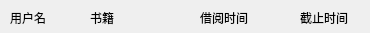
<?xml version="1.0" encoding="UTF-8"?>
<ui version="4.0">
 <class>itemform4</class>
 <widget class="QWidget" name="itemform4">
  <property name="geometry">
   <rect>
    <x>0</x>
    <y>0</y>
    <width>370</width>
    <height>33</height>
   </rect>
  </property>
  <property name="windowTitle">
   <string>Form</string>
  </property>
  <widget class="QLabel" name="label">
   <property name="geometry">
    <rect>
     <x>10</x>
     <y>10</y>
     <width>72</width>
     <height>15</height>
    </rect>
   </property>
   <property name="text">
    <string>用户名</string>
   </property>
  </widget>
  <widget class="QLabel" name="label_2">
   <property name="geometry">
    <rect>
     <x>90</x>
     <y>10</y>
     <width>72</width>
     <height>15</height>
    </rect>
   </property>
   <property name="text">
    <string>书籍</string>
   </property>
  </widget>
  <widget class="QLabel" name="label_3">
   <property name="geometry">
    <rect>
     <x>200</x>
     <y>10</y>
     <width>131</width>
     <height>16</height>
    </rect>
   </property>
   <property name="text">
    <string>借阅时间</string>
   </property>
  </widget>
  <widget class="QLabel" name="label_4">
   <property name="geometry">
    <rect>
     <x>300</x>
     <y>10</y>
     <width>72</width>
     <height>15</height>
    </rect>
   </property>
   <property name="text">
    <string>截止时间</string>
   </property>
  </widget>
 </widget>
 <resources/>
 <connections/>
</ui>
